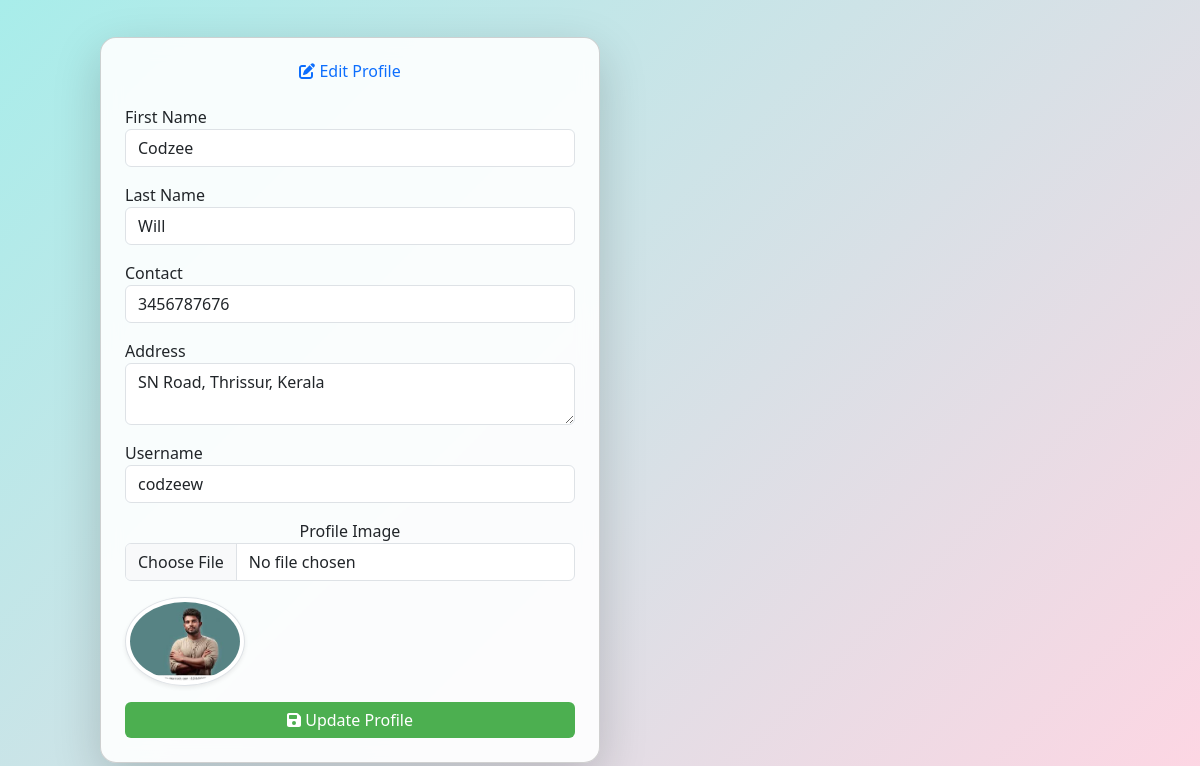
/edit_profile/ (signed in), run on the app's committed database.
### fapk/models.py (models this page shows)
class usereg(models.Model):
    firstName=models.CharField(max_length=100)
    lastName=models.CharField(max_length=100)
    contact=models.CharField(max_length=10)
    address=models.CharField(max_length=200)
    username=models.CharField(max_length=100)
    email=models.EmailField(unique=True)
    password=models.CharField(max_length=10)
    confirmPassword=models.CharField(max_length=10)
    status=models.CharField(max_length=50)
    check_password=models.CharField(max_length=100)
    image=models.ImageField(upload_to='image/',blank=True,null=True)

### fapk/views.py (the view, shortened to what this page needs)
# urls.py: path('edit_profile/',views.edit_profile, name='edit_profile'),
def edit_profile(request):
    email = request.session.get('email')
    if not email:
        return redirect('login')  # Redirect to login page if user is not logged in
    user = get_object_or_404(usereg, email=email)
    return render(request, 'edit_profile.html', {'user': user})

### fapk/templates/edit_profile.html (shortened to what this page needs)
<!DOCTYPE html>
<html lang="en">
<head>
    <script src="https://cdn.tailwindcss.com"></script>
    <link href="https://cdn.jsdelivr.net/npm/bootstrap@5.3.0/dist/css/bootstrap.min.css" rel="stylesheet">
</head>
<body>
    <div class="container">
        <div class="card shadow-lg p-4">
            <h2 class="text-center text-primary mb-4">
                <i class="fa fa-edit"></i> Edit Profile
            </h2>
            <form method="POST" enctype="multipart/form-data">
                <div class="mb-3">
                    <label>First Name</label>
                    <input type="text" name="firstName" class="form-control" value="{{ user.firstName }}" required>
                </div>
                <div class="mb-3">
                    <label>Last Name</label>
                    <input type="text" name="lastName" class="form-control" value="{{ user.lastName }}" required>
                </div>
                <div class="mb-3">
                    <label>Contact</label>
                    <input type="text" name="contact" class="form-control" value="{{ user.contact }}" required>
                </div>
                <div class="mb-3">
                    <label>Address</label>
                    <textarea name="address" class="form-control" required>{{ user.address }}</textarea>
                </div>
                <div class="mb-3">
                    <label>Username</label>
                    <input type="text" name="username" class="form-control" value="{{ user.username }}" required>
                </div>
                <div class="mb-3 text-center">
                    <label>Profile Image</label>
                    <input type="file" name="image" class="form-control">
                    {% if user.image %}
                    <img src="{{ user.image.url }}" class="mt-3 img-thumbnail rounded-circle border shadow-sm" style="width: 120px;">
                    {% endif %}
                </div>
                <button type="submit" class="btn btn-primary w-100">
                    <i class="fa fa-save"></i> Update Profile
                </button>
            </form>
        </div>
    </div>
</body>
</html>

### fapk/templates/edit_profile.html (style rules this page uses)
body { background: linear-gradient(135deg, #a8edea, #fed6e3); display: flex; justify-content: center; align-items: center; height: 100vh; padding: 20px; }
.card { background: rgba(255, 255, 255, 0.9); backdrop-filter: blur(10px); border-radius: 16px; padding: 30px; box-shadow: 0px 4px 10px rgba(0, 0, 0, 0.1); width: 100%; max-width: 500px; }
.btn-primary { background-color: #4CAF50; border: none; }

### data on the page
usereg: firstName "Codzee", lastName "Will", contact "3456787676", address "SN Road, Thrissur, Kerala", username "codzeew", image (picture)
